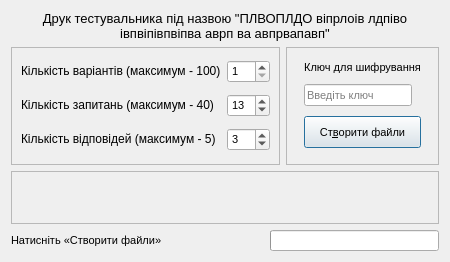
<?xml version="1.0" encoding="UTF-8"?>
<ui version="4.0">
 <class>PrintQuestionary</class>
 <widget class="QDialog" name="PrintQuestionary">
  <property name="geometry">
   <rect>
    <x>0</x>
    <y>0</y>
    <width>450</width>
    <height>262</height>
   </rect>
  </property>
  <property name="sizePolicy">
   <sizepolicy hsizetype="Fixed" vsizetype="Preferred">
    <horstretch>0</horstretch>
    <verstretch>0</verstretch>
   </sizepolicy>
  </property>
  <property name="font">
   <font>
    <pointsize>8</pointsize>
    <weight>50</weight>
    <italic>false</italic>
    <bold>false</bold>
    <strikeout>false</strikeout>
    <kerning>true</kerning>
   </font>
  </property>
  <property name="windowTitle">
   <string>Друк тестувальника</string>
  </property>
  <property name="sizeGripEnabled">
   <bool>false</bool>
  </property>
  <layout class="QGridLayout" name="gridLayout_2">
   <item row="0" column="0">
    <widget class="QLabel" name="lblHeader">
     <property name="sizePolicy">
      <sizepolicy hsizetype="Preferred" vsizetype="Fixed">
       <horstretch>0</horstretch>
       <verstretch>0</verstretch>
      </sizepolicy>
     </property>
     <property name="font">
      <font>
       <pointsize>10</pointsize>
      </font>
     </property>
     <property name="text">
      <string>Друк тестувальника під назвою &quot;ПЛВОПЛДО віпрлоів лдпіво івпвіпівпвіпва аврп ва авпрвапавп&quot;</string>
     </property>
     <property name="alignment">
      <set>Qt::AlignCenter</set>
     </property>
     <property name="wordWrap">
      <bool>true</bool>
     </property>
    </widget>
   </item>
   <item row="1" column="0">
    <layout class="QHBoxLayout" name="horizontalLayout" stretch="0,0">
     <item>
      <widget class="QFrame" name="frame">
       <property name="sizePolicy">
        <sizepolicy hsizetype="Preferred" vsizetype="Fixed">
         <horstretch>0</horstretch>
         <verstretch>0</verstretch>
        </sizepolicy>
       </property>
       <property name="minimumSize">
        <size>
         <width>0</width>
         <height>118</height>
        </size>
       </property>
       <property name="maximumSize">
        <size>
         <width>16777215</width>
         <height>118</height>
        </size>
       </property>
       <property name="font">
        <font>
         <family>Georgia</family>
        </font>
       </property>
       <property name="frameShape">
        <enum>QFrame::StyledPanel</enum>
       </property>
       <property name="frameShadow">
        <enum>QFrame::Sunken</enum>
       </property>
       <layout class="QGridLayout" name="gridLayout">
        <property name="verticalSpacing">
         <number>8</number>
        </property>
        <item row="0" column="0">
         <widget class="QLabel" name="lblMaxVar">
          <property name="sizePolicy">
           <sizepolicy hsizetype="Fixed" vsizetype="Fixed">
            <horstretch>0</horstretch>
            <verstretch>0</verstretch>
           </sizepolicy>
          </property>
          <property name="font">
           <font>
            <family>MS Shell Dlg 2</family>
            <pointsize>9</pointsize>
           </font>
          </property>
          <property name="text">
           <string>Кількість варіантів (максимум - 100)</string>
          </property>
         </widget>
        </item>
        <item row="0" column="1">
         <widget class="QSpinBox" name="Variants">
          <property name="sizePolicy">
           <sizepolicy hsizetype="Fixed" vsizetype="Fixed">
            <horstretch>0</horstretch>
            <verstretch>0</verstretch>
           </sizepolicy>
          </property>
          <property name="maximumSize">
           <size>
            <width>43</width>
            <height>16777215</height>
           </size>
          </property>
          <property name="sizeIncrement">
           <size>
            <width>0</width>
            <height>0</height>
           </size>
          </property>
          <property name="font">
           <font>
            <family>MS Shell Dlg 2</family>
           </font>
          </property>
          <property name="minimum">
           <number>1</number>
          </property>
          <property name="maximum">
           <number>100</number>
          </property>
          <property name="value">
           <number>1</number>
          </property>
         </widget>
        </item>
        <item row="1" column="0">
         <widget class="QLabel" name="lblMaxQuestions">
          <property name="sizePolicy">
           <sizepolicy hsizetype="Fixed" vsizetype="Fixed">
            <horstretch>0</horstretch>
            <verstretch>0</verstretch>
           </sizepolicy>
          </property>
          <property name="font">
           <font>
            <family>MS Shell Dlg 2</family>
            <pointsize>9</pointsize>
           </font>
          </property>
          <property name="text">
           <string>Кількість запитань (максимум - 40)</string>
          </property>
         </widget>
        </item>
        <item row="1" column="1">
         <widget class="QSpinBox" name="Questions">
          <property name="sizePolicy">
           <sizepolicy hsizetype="Fixed" vsizetype="Fixed">
            <horstretch>0</horstretch>
            <verstretch>0</verstretch>
           </sizepolicy>
          </property>
          <property name="maximumSize">
           <size>
            <width>43</width>
            <height>16777215</height>
           </size>
          </property>
          <property name="sizeIncrement">
           <size>
            <width>0</width>
            <height>0</height>
           </size>
          </property>
          <property name="font">
           <font>
            <family>MS Shell Dlg 2</family>
           </font>
          </property>
          <property name="minimum">
           <number>3</number>
          </property>
          <property name="maximum">
           <number>40</number>
          </property>
          <property name="value">
           <number>13</number>
          </property>
         </widget>
        </item>
        <item row="2" column="0">
         <widget class="QLabel" name="lblMaxAnswers">
          <property name="sizePolicy">
           <sizepolicy hsizetype="Fixed" vsizetype="Fixed">
            <horstretch>0</horstretch>
            <verstretch>0</verstretch>
           </sizepolicy>
          </property>
          <property name="font">
           <font>
            <family>MS Shell Dlg 2</family>
            <pointsize>9</pointsize>
           </font>
          </property>
          <property name="text">
           <string>Кількість відповідей (максимум - 5)</string>
          </property>
         </widget>
        </item>
        <item row="2" column="1">
         <widget class="QSpinBox" name="Answers">
          <property name="sizePolicy">
           <sizepolicy hsizetype="Fixed" vsizetype="Fixed">
            <horstretch>0</horstretch>
            <verstretch>0</verstretch>
           </sizepolicy>
          </property>
          <property name="maximumSize">
           <size>
            <width>43</width>
            <height>16777215</height>
           </size>
          </property>
          <property name="sizeIncrement">
           <size>
            <width>0</width>
            <height>0</height>
           </size>
          </property>
          <property name="font">
           <font>
            <family>MS Shell Dlg 2</family>
           </font>
          </property>
          <property name="minimum">
           <number>2</number>
          </property>
          <property name="maximum">
           <number>5</number>
          </property>
          <property name="value">
           <number>3</number>
          </property>
         </widget>
        </item>
       </layout>
      </widget>
     </item>
     <item>
      <widget class="QFrame" name="frame_3">
       <property name="sizePolicy">
        <sizepolicy hsizetype="Preferred" vsizetype="Fixed">
         <horstretch>0</horstretch>
         <verstretch>0</verstretch>
        </sizepolicy>
       </property>
       <property name="minimumSize">
        <size>
         <width>0</width>
         <height>118</height>
        </size>
       </property>
       <property name="maximumSize">
        <size>
         <width>16777215</width>
         <height>118</height>
        </size>
       </property>
       <property name="frameShape">
        <enum>QFrame::StyledPanel</enum>
       </property>
       <property name="frameShadow">
        <enum>QFrame::Sunken</enum>
       </property>
       <layout class="QGridLayout" name="gridLayout_3">
        <item row="0" column="0">
         <widget class="QLabel" name="label">
          <property name="sizePolicy">
           <sizepolicy hsizetype="Preferred" vsizetype="Fixed">
            <horstretch>0</horstretch>
            <verstretch>0</verstretch>
           </sizepolicy>
          </property>
          <property name="text">
           <string>Ключ для шифрування</string>
          </property>
          <property name="alignment">
           <set>Qt::AlignCenter</set>
          </property>
         </widget>
        </item>
        <item row="1" column="0">
         <widget class="QLineEdit" name="key">
          <property name="sizePolicy">
           <sizepolicy hsizetype="Fixed" vsizetype="Fixed">
            <horstretch>0</horstretch>
            <verstretch>0</verstretch>
           </sizepolicy>
          </property>
          <property name="echoMode">
           <enum>QLineEdit::Password</enum>
          </property>
          <property name="placeholderText">
           <string>Введіть ключ</string>
          </property>
         </widget>
        </item>
        <item row="2" column="0">
         <widget class="QPushButton" name="PrintButton">
          <property name="sizePolicy">
           <sizepolicy hsizetype="Preferred" vsizetype="Fixed">
            <horstretch>0</horstretch>
            <verstretch>0</verstretch>
           </sizepolicy>
          </property>
          <property name="minimumSize">
           <size>
            <width>91</width>
            <height>32</height>
           </size>
          </property>
          <property name="text">
           <string>Ст&amp;ворити файли</string>
          </property>
         </widget>
        </item>
       </layout>
      </widget>
     </item>
    </layout>
   </item>
   <item row="2" column="0">
    <widget class="QFrame" name="frame_4">
     <property name="sizePolicy">
      <sizepolicy hsizetype="Preferred" vsizetype="Preferred">
       <horstretch>0</horstretch>
       <verstretch>0</verstretch>
      </sizepolicy>
     </property>
     <property name="frameShape">
      <enum>QFrame::StyledPanel</enum>
     </property>
     <property name="frameShadow">
      <enum>QFrame::Sunken</enum>
     </property>
     <property name="lineWidth">
      <number>1</number>
     </property>
     <property name="midLineWidth">
      <number>0</number>
     </property>
     <layout class="QGridLayout" name="gridLayout_4">
      <item row="0" column="0">
       <widget class="QLabel" name="lblMsg">
        <property name="sizePolicy">
         <sizepolicy hsizetype="Preferred" vsizetype="Fixed">
          <horstretch>0</horstretch>
          <verstretch>0</verstretch>
         </sizepolicy>
        </property>
        <property name="text">
         <string/>
        </property>
        <property name="wordWrap">
         <bool>true</bool>
        </property>
       </widget>
      </item>
     </layout>
    </widget>
   </item>
   <item row="3" column="0">
    <layout class="QHBoxLayout" name="horizontalLayout_2" stretch="3,2">
     <item>
      <widget class="QLabel" name="lblStatus">
       <property name="text">
        <string>Натисніть «Створити файли»</string>
       </property>
      </widget>
     </item>
     <item>
      <widget class="QProgressBar" name="progressBar">
       <property name="minimum">
        <number>0</number>
       </property>
       <property name="maximum">
        <number>1</number>
       </property>
       <property name="value">
        <number>0</number>
       </property>
       <property name="textVisible">
        <bool>false</bool>
       </property>
       <property name="format">
        <string>%v із %m</string>
       </property>
      </widget>
     </item>
    </layout>
   </item>
  </layout>
 </widget>
 <resources/>
 <connections/>
</ui>
